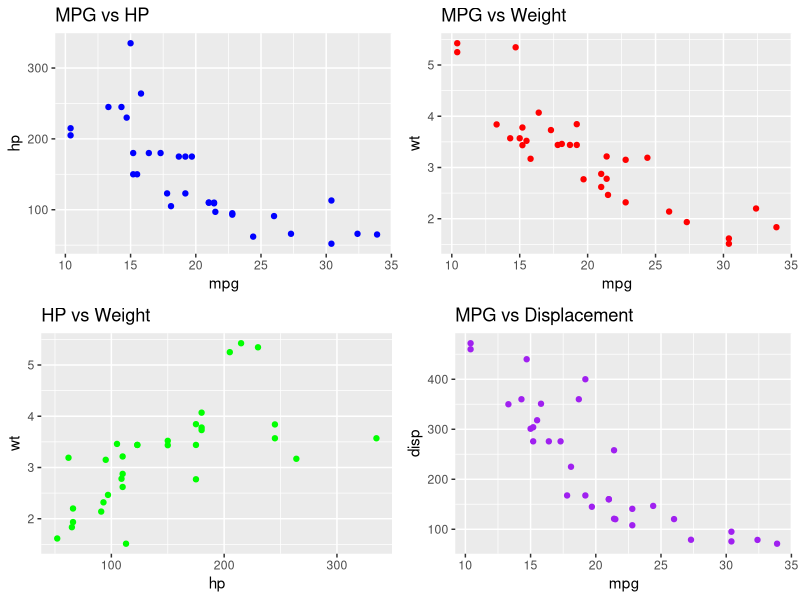
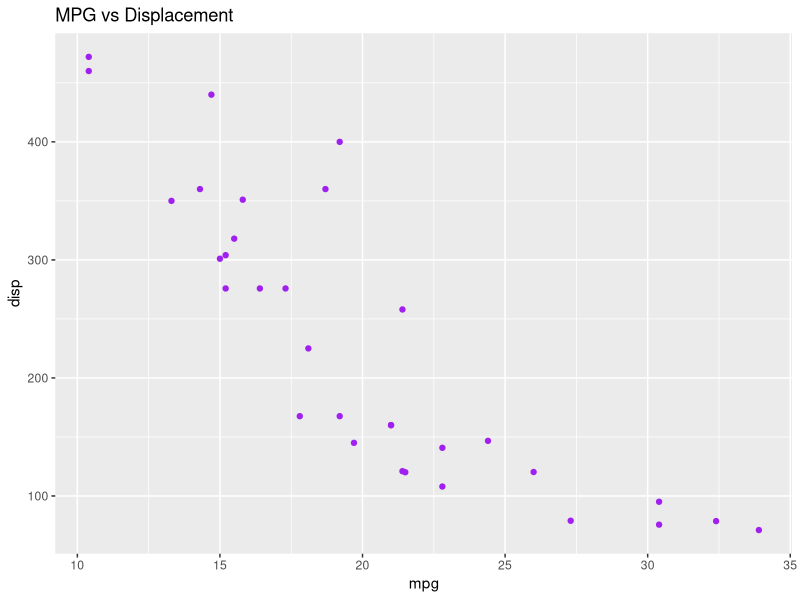

The R source for these figures, in order:
# Load necessary libraries
library(ggplot2)
library(gridExtra)  # For grid visualization

# Load dataset (using mtcars as provided)
data(mtcars)

# Create scatter plots for distribution analysis
p1 <- ggplot(mtcars, aes(x=mpg, y=hp)) + 
  geom_point(color="blue") + 
  ggtitle("MPG vs HP")

p2 <- ggplot(mtcars, aes(x=mpg, y=wt)) + 
  geom_point(color="red") + 
  ggtitle("MPG vs Weight")

p3 <- ggplot(mtcars, aes(x=hp, y=wt)) + 
  geom_point(color="green") + 
  ggtitle("HP vs Weight")

p4 <- ggplot(mtcars, aes(x=mpg, y=disp)) + 
  geom_point(color="purple") + 
  ggtitle("MPG vs Displacement")

# Arrange the scatter plots in a grid for better comparison
grid.arrange(p1, p2, p3, p4, ncol=2, nrow=2)

# Save the plot to a file
ggsave("distribution_analysis.png", width=10, height=8)
